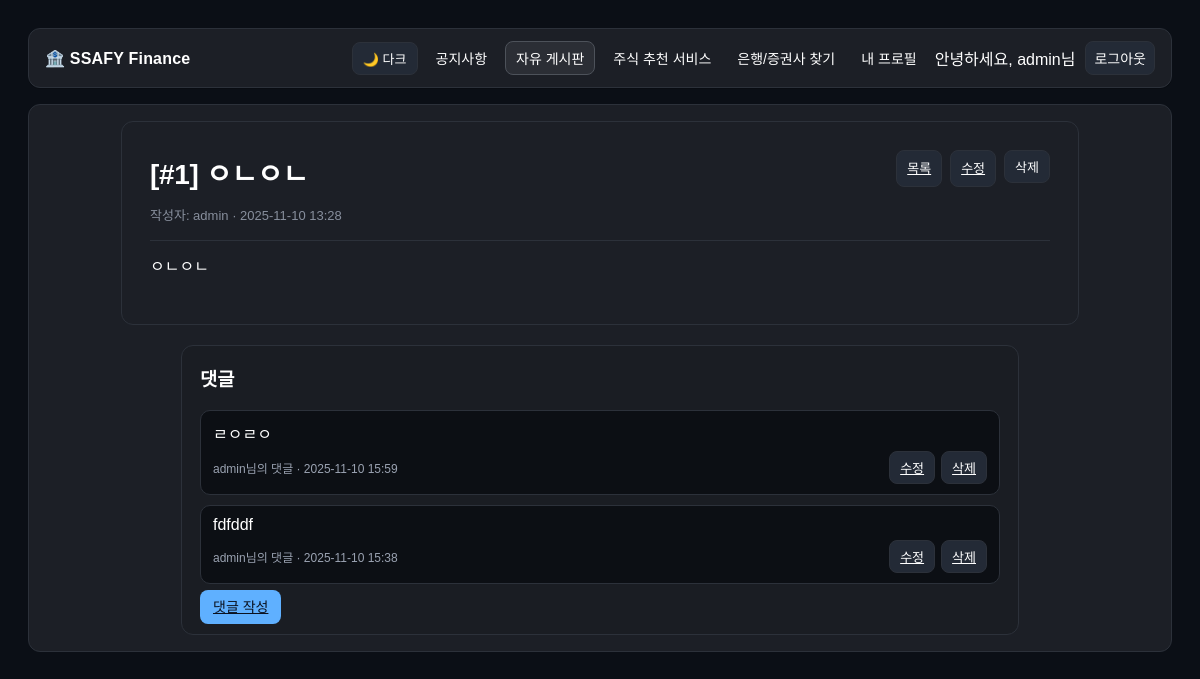
The app's page /posts/1/ (signed in) with its own data.
### accounts/models.py (models this page shows)
class CustomUser(AbstractUser):
    nickname = models.CharField(
        max_length=50,
        unique=True,      # 값이 있으면 서로 달라야 함
        null=True,        # DB에 NULL 허용 → 여러 명이 닉네임 없이 있어도 OK
        blank=True,       # 폼에서 빈 값 허용 (createsuperuser 등)
    )
    birthdate = models.DateField(null=True, blank=True)  # 생년월일 필드
    profile_image = models.ImageField(upload_to='profile_pics/', null=True, blank=True)  # 프로필 이미지 필드
    phone_number = models.CharField(max_length=20, blank=True, null=True)
    def __str__(self):
        return self.username

### posts/models.py (models this page shows, shortened)
class Post(models.Model):
    title = models.CharField(max_length=200)  # 게시글 제목
    content = models.TextField()  # 게시글 내용
    author = models.ForeignKey(settings.AUTH_USER_MODEL, on_delete=models.CASCADE)  # 사용자 모델 참조
    created_at = models.DateTimeField(auto_now_add=True)  # 작성일 (자동으로 현재 시간 저장)

class Comment(models.Model):
    post = models.ForeignKey(Post, related_name='comments', on_delete=models.CASCADE)  # 게시글에 대한 댓글
    author = models.ForeignKey(settings.AUTH_USER_MODEL, on_delete=models.CASCADE)  # 댓글 작성자 (User 모델)
    content = models.TextField()  # 댓글 내용
    created_at = models.DateTimeField(auto_now_add=True)  # 댓글 작성일 (자동으로 현재 시간 저장)

### posts/views.py (the view)
# urls.py: path("<int:post_id>/", views.detail_post, name="detail_post"), # 게시글 상세 페이지 F13
@login_required
def detail_post(request, post_id):
    post = get_object_or_404(Post, id=post_id)
    comments = Comment.objects.filter(post=post).order_by('-created_at')
    return render(request, 'posts/detail_post.html', {
        'post': post,
        'comments': comments,
    })

### posts/templates/posts/detail_post.html (shortened to what this page needs)
{% extends "base.html" %}
{% block nav_free %}active{% endblock %}
{% block content %}
<section class="panel post-main">
  <header class="post-header" style="display:flex; align-items:flex-start; justify-content:space-between; gap:12px;">
    <div>
      <h1 style="margin:0; font-size:28px; font-weight:700;">
        [#{{ post.id }}] {{ post.title }}
      </h1>
      <div class="post-meta" style="margin-top:4px; font-size:13px; opacity:.85;">
        작성자: {{ post.author }} · {{ post.created_at|date:"Y-m-d H:i" }}
      </div>
    </div>
    <div class="post-actions" style="display:flex; gap:8px; flex-wrap:wrap;">
      <a class="btn small" href="{% url 'posts:index' %}">목록</a>
      {% if user.is_authenticated %}
        {% if user.is_superuser or user.pk == post.author_id %}
          <a href="{% url 'posts:update_post' post.id %}" class="btn small">수정</a>
          <form action="{% url 'posts:delete_post' post.id %}" method="post" class="inline-form" style="display:inline;">
            <button type="submit" class="btn small" onclick="return confirm('정말 삭제할까요?');">삭제</button>
          </form>
        {% endif %}
      {% endif %}
    </div>
  </header>
  <hr class="divider" />
  <div class="post-content">
    {{ post.content|linebreaksbr }}
  </div>
</section>
<section class="panel comments-panel">
  <h3 style="margin-top:0;">댓글</h3>
  {% if comments %}
    <ul class="comment-list">
      {% for c in comments %}
        <li class="comment-item">
          <div>{{ c.content|linebreaksbr }}</div>
          <div class="comment-footer">
            <div class="comment-meta">
              {{ c.author }}님의 댓글 · {{ c.created_at|date:"Y-m-d H:i" }}
            </div>
            {% if user == c.author or usdr.is_superuser %}
              <div class="comment-actions">
                <a href="{% url 'posts:update_comment' post.id c.id %}" class="btn small">수정</a>
                <a href="{% url 'posts:delete_comment' post.id c.id %}" class="btn small danger">삭제</a>
              </div>
            {% endif %}
          </div>
        </li>
      {% endfor %}
    </ul>
  {% else %}
    <div class="hint">댓글이 없습니다.</div>
  {% endif %}
  <div style="margin-top:12px;">
    <a href="{% url 'posts:create_comment' post.id %}" class="btn primary">댓글 작성</a>
  </div>
</section>
{% endblock %}

### templates/base.html (shortened to what this page needs)
{% load static %}
<!DOCTYPE html>
<html lang="ko" data-theme="{{ request.session.theme|default:'dark' }}">
<head>
  <link rel="stylesheet" href="{% static 'css/style.css' %}?v=20251110">
</head>
<body>
  <header class="navbar">
    <div class="logo">
      <a href="{% url 'home' %}">🏦 SSAFY Finance</a>
    </div>
    <nav class="nav-links">
      <a href="{% url 'theme_toggle' %}?next={{ request.get_full_path|urlencode }}" class="btn small">
      {% if request.session.theme == 'light' %}
        🌞라이트
      {% else %}
        🌙 다크
      {% endif %}
      </a>
      <a href="{% url 'notices:index' %}" class="{% block nav_notice %}{% endblock %}">공지사항</a>
      <a href="{% url 'posts:index' %}" class="{% block nav_free %}{% endblock %}">자유 게시판</a>
      <a href="{% url 'finances:recommend' %}" class="{% block nav_fin %}{% endblock %}">주식 추천 서비스</a>
      <a href="{% url 'banks:map' %}" class="{% block nav_banks %}{% endblock %}">은행/증권사 찾기</a>
      {% if user.is_authenticated %}
        <a href="{% url 'accounts:profile' %}" class="{% block nav_profile %}{% endblock %}">내 프로필</a>
        {% if user.is_superuser %}
          <span>안녕하세요, {{ user.username }}님</span>
        {% else %}
          <span>안녕하세요, {{ user.nickname }}님</span>
        {% endif %}
        <a href="{% url 'accounts:logout' %}" class="btn logout">로그아웃</a>
      {% else %}
        <a href="{% url 'accounts:login' %}" class="btn">로그인</a>
        <a href="{% url 'accounts:signup' %}" class="btn">회원가입</a>
      {% endif %}
    </nav>
  </header>
  <main class="panel">
    {% block content %}{% endblock %}
  </main>
</body>
</html>

### static/css/style.css (style rules this page uses)
:root { --bg: #0b0f16; --panel: #1c1f26; --surface: #0c0f14; --border: #2c313a; --text: #ffffff; --text-muted: #9aa2b1; --muted: #888ea4; --primary: #5fb0ff; --input: #0f1218; --ok: #5fd38d; --error: #ff6b6b; --btn-bg: #232a36; --btn-text: var(--text); --btn-border: var(--border); --label-color: #dfe3ea; --radius-sm: 8px; --radius-md: 10px; --radius-lg: 12px; --shadow-sm: 0 1px 0 rgba(0,0,0,0.2); --shadow-md: 0 6px 16px rgba(0,0,0,0.2); }
body { background: var(--bg); color: var(--text); font-family: 'Noto Sans KR', sans-serif; padding: 20px; }
.panel { background: var(--panel); border: 1px solid var(--border); border-radius: var(--radius-lg); padding: 16px; margin-bottom: 16px; }
.btn { background: var(--btn-bg); border: 1px solid var(--btn-border); color: var(--btn-text); padding: 8px 12px; border-radius: var(--radius-sm); cursor: pointer; font-size: 14px; transition: filter 0.2s ease, background 0.2s ease; }
.btn.primary { background: var(--primary); color: #0b1220; border-color: transparent; }
.btn.small { padding: 6px 10px; font-size: 13px; }
.navbar { display: flex; align-items: center; justify-content: space-between; gap: 16px; padding: 12px 16px; margin-bottom: 16px; background: var(--panel); border: 1px solid var(--border); border-radius: var(--radius-lg); box-shadow: var(--shadow-sm); }
.logo a { color: var(--text); font-weight: 700; text-decoration: none; letter-spacing: 0.2px; }
.nav-links { display: flex; align-items: center; gap: 10px; }
.nav-links a { color: var(--text); text-decoration: none; font-size: 14px; padding: 6px 8px; border-radius: var(--radius-sm); transition: background 0.15s ease; }
.nav-links a.active { background: color-mix(in oklab, var(--panel), white 8%); border: 1px solid color-mix(in oklab, var(--border), white 18%); padding: 6px 10px; border-radius: var(--radius-sm); }
.post-meta { font-size: 12px; color: var(--text-muted); }
.post-header { display: flex; align-items: flex-start; justify-content: space-between; gap: 12px; margin-bottom: 8px; }
.post-actions { display: inline-flex; gap: 8px; }
.post-content { margin: 8px 0 16px; line-height: 1.7; }
.comment-list { list-style: none; padding: 0; margin: 0; display: grid; gap: 10px; }
.comment-item { display: grid; gap: 6px; padding: 10px 12px; border: 1px solid var(--border); border-radius: var(--radius-md); background: var(--surface); }
.comment-meta { font-size: 12px; color: var(--text-muted); }
.comment-actions { display: inline-flex; gap: 6px; }
.comment-footer { display: flex; align-items: center; justify-content: space-between; font-size: 12.5px; }
hr.divider { border: 0; height: 1px; background: var(--border); margin: 12px 0; }
.inline-form { display: inline; }
.post-main { max-width: 900px; margin: 0 auto 20px; padding: 28px; font-size: 16px; line-height: 1.8; }
.comments-panel { max-width: 800px; margin: 0 auto; padding: 18px; background: color-mix(in oklab, var(--panel), black 4%); }
.post-header h1 { letter-spacing: -0.3px; }

### records on screen
CustomUser: username "admin"
Post: id "1", title "ㅇㄴㅇㄴ", author "admin", created_at "2025-11-10 13:28", content "ㅇㄴㅇㄴ"
Comment: content "ㄹㅇㄹㅇ", author "admin", created_at "2025-11-10 15:59", shows "수정"
Comment: content "fdfddf", author "admin", created_at "2025-11-10 15:38", shows "수정"
